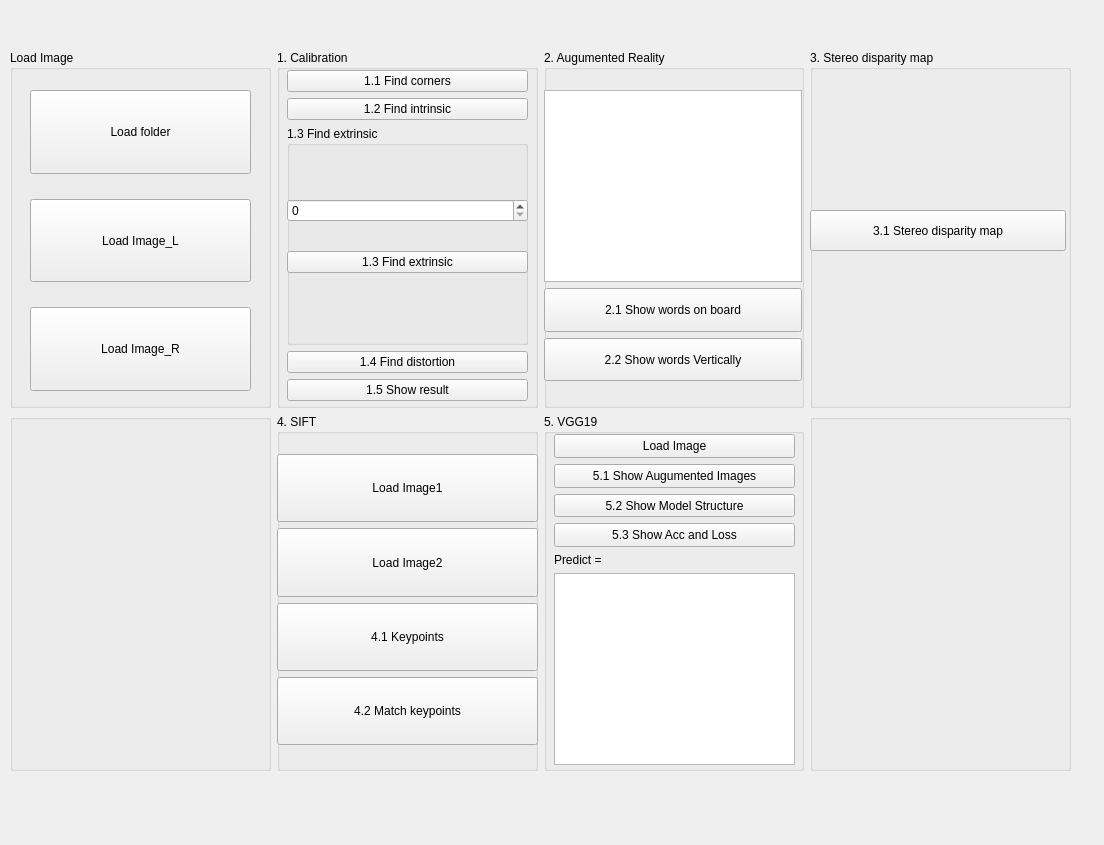
<?xml version="1.0" encoding="UTF-8"?>
<ui version="4.0">
 <class>MainWindow</class>
 <widget class="QMainWindow" name="MainWindow">
  <property name="geometry">
   <rect>
    <x>0</x>
    <y>0</y>
    <width>1104</width>
    <height>845</height>
   </rect>
  </property>
  <property name="windowTitle">
   <string>MainWindow</string>
  </property>
  <widget class="QWidget" name="centralwidget">
   <widget class="QWidget" name="">
    <property name="geometry">
     <rect>
      <x>10</x>
      <y>50</y>
      <width>1061</width>
      <height>721</height>
     </rect>
    </property>
    <layout class="QGridLayout" name="gridLayout_3">
     <item row="0" column="3">
      <widget class="QGroupBox" name="groupBox_7">
       <property name="title">
        <string>3. Stereo disparity map</string>
       </property>
       <widget class="QPushButton" name="Stereo_Disparity_Map_btn">
        <property name="geometry">
         <rect>
          <x>0</x>
          <y>160</y>
          <width>256</width>
          <height>41</height>
         </rect>
        </property>
        <property name="sizePolicy">
         <sizepolicy hsizetype="Minimum" vsizetype="Expanding">
          <horstretch>0</horstretch>
          <verstretch>0</verstretch>
         </sizepolicy>
        </property>
        <property name="text">
         <string>3.1 Stereo disparity map</string>
        </property>
       </widget>
      </widget>
     </item>
     <item row="1" column="1">
      <widget class="QGroupBox" name="groupBox_4">
       <property name="title">
        <string>4. SIFT</string>
       </property>
       <widget class="QWidget" name="">
        <property name="geometry">
         <rect>
          <x>0</x>
          <y>40</y>
          <width>261</width>
          <height>291</height>
         </rect>
        </property>
        <layout class="QVBoxLayout" name="verticalLayout_6">
         <item>
          <widget class="QPushButton" name="load_image1_btn">
           <property name="sizePolicy">
            <sizepolicy hsizetype="Minimum" vsizetype="Expanding">
             <horstretch>0</horstretch>
             <verstretch>0</verstretch>
            </sizepolicy>
           </property>
           <property name="text">
            <string>Load Image1</string>
           </property>
          </widget>
         </item>
         <item>
          <widget class="QPushButton" name="load_image2_btn">
           <property name="sizePolicy">
            <sizepolicy hsizetype="Minimum" vsizetype="Expanding">
             <horstretch>0</horstretch>
             <verstretch>0</verstretch>
            </sizepolicy>
           </property>
           <property name="text">
            <string>Load Image2</string>
           </property>
          </widget>
         </item>
         <item>
          <widget class="QPushButton" name="find_keypoints_btn">
           <property name="sizePolicy">
            <sizepolicy hsizetype="Minimum" vsizetype="Expanding">
             <horstretch>0</horstretch>
             <verstretch>0</verstretch>
            </sizepolicy>
           </property>
           <property name="text">
            <string>4.1 Keypoints</string>
           </property>
          </widget>
         </item>
         <item>
          <widget class="QPushButton" name="match_keypoints_btn">
           <property name="sizePolicy">
            <sizepolicy hsizetype="Minimum" vsizetype="Expanding">
             <horstretch>0</horstretch>
             <verstretch>0</verstretch>
            </sizepolicy>
           </property>
           <property name="text">
            <string>4.2 Match keypoints</string>
           </property>
          </widget>
         </item>
        </layout>
       </widget>
      </widget>
     </item>
     <item row="0" column="2">
      <widget class="QGroupBox" name="groupBox_5">
       <property name="title">
        <string>2. Augumented Reality</string>
       </property>
       <widget class="QWidget" name="">
        <property name="geometry">
         <rect>
          <x>0</x>
          <y>40</y>
          <width>258</width>
          <height>291</height>
         </rect>
        </property>
        <layout class="QVBoxLayout" name="verticalLayout_5">
         <item>
          <widget class="QTextEdit" name="question2_textEdit">
           <property name="sizePolicy">
            <sizepolicy hsizetype="Minimum" vsizetype="Fixed">
             <horstretch>0</horstretch>
             <verstretch>0</verstretch>
            </sizepolicy>
           </property>
          </widget>
         </item>
         <item>
          <widget class="QPushButton" name="show_words_hori_btn">
           <property name="sizePolicy">
            <sizepolicy hsizetype="Minimum" vsizetype="Expanding">
             <horstretch>0</horstretch>
             <verstretch>0</verstretch>
            </sizepolicy>
           </property>
           <property name="text">
            <string>2.1 Show words on board</string>
           </property>
          </widget>
         </item>
         <item>
          <widget class="QPushButton" name="show_words_vert_btn">
           <property name="sizePolicy">
            <sizepolicy hsizetype="Minimum" vsizetype="Expanding">
             <horstretch>0</horstretch>
             <verstretch>0</verstretch>
            </sizepolicy>
           </property>
           <property name="text">
            <string>2.2 Show words Vertically</string>
           </property>
          </widget>
         </item>
        </layout>
       </widget>
      </widget>
     </item>
     <item row="1" column="0">
      <widget class="QGroupBox" name="groupBox_2">
       <property name="title">
        <string/>
       </property>
      </widget>
     </item>
     <item row="0" column="0">
      <widget class="QGroupBox" name="groupBox">
       <property name="title">
        <string>Load Image</string>
       </property>
       <widget class="QWidget" name="">
        <property name="geometry">
         <rect>
          <x>20</x>
          <y>40</y>
          <width>221</width>
          <height>301</height>
         </rect>
        </property>
        <layout class="QVBoxLayout" name="verticalLayout">
         <property name="spacing">
          <number>25</number>
         </property>
         <item>
          <widget class="QPushButton" name="load_folder_btn">
           <property name="sizePolicy">
            <sizepolicy hsizetype="Minimum" vsizetype="Minimum">
             <horstretch>0</horstretch>
             <verstretch>0</verstretch>
            </sizepolicy>
           </property>
           <property name="text">
            <string>Load folder</string>
           </property>
          </widget>
         </item>
         <item>
          <widget class="QPushButton" name="load_imageL_btn">
           <property name="sizePolicy">
            <sizepolicy hsizetype="Minimum" vsizetype="Minimum">
             <horstretch>0</horstretch>
             <verstretch>0</verstretch>
            </sizepolicy>
           </property>
           <property name="text">
            <string>Load Image_L</string>
           </property>
          </widget>
         </item>
         <item>
          <widget class="QPushButton" name="load_imageR_btn">
           <property name="sizePolicy">
            <sizepolicy hsizetype="Minimum" vsizetype="Minimum">
             <horstretch>0</horstretch>
             <verstretch>0</verstretch>
            </sizepolicy>
           </property>
           <property name="text">
            <string>Load Image_R</string>
           </property>
          </widget>
         </item>
        </layout>
       </widget>
      </widget>
     </item>
     <item row="1" column="3">
      <widget class="QGroupBox" name="groupBox_8">
       <property name="title">
        <string/>
       </property>
      </widget>
     </item>
     <item row="0" column="1">
      <widget class="QGroupBox" name="groupBox_3">
       <property name="title">
        <string>1. Calibration</string>
       </property>
       <widget class="QWidget" name="">
        <property name="geometry">
         <rect>
          <x>10</x>
          <y>20</y>
          <width>241</width>
          <height>331</height>
         </rect>
        </property>
        <layout class="QVBoxLayout" name="verticalLayout_3">
         <item>
          <widget class="QPushButton" name="find_corners_btn">
           <property name="sizePolicy">
            <sizepolicy hsizetype="Minimum" vsizetype="Fixed">
             <horstretch>0</horstretch>
             <verstretch>0</verstretch>
            </sizepolicy>
           </property>
           <property name="text">
            <string>1.1 Find corners</string>
           </property>
          </widget>
         </item>
         <item>
          <widget class="QPushButton" name="find_intrinsic_btn">
           <property name="sizePolicy">
            <sizepolicy hsizetype="Minimum" vsizetype="Fixed">
             <horstretch>0</horstretch>
             <verstretch>0</verstretch>
            </sizepolicy>
           </property>
           <property name="text">
            <string>1.2 Find intrinsic</string>
           </property>
          </widget>
         </item>
         <item>
          <widget class="QGroupBox" name="groupBox_9">
           <property name="title">
            <string>1.3 Find extrinsic</string>
           </property>
           <widget class="QWidget" name="">
            <property name="geometry">
             <rect>
              <x>0</x>
              <y>50</y>
              <width>241</width>
              <height>121</height>
             </rect>
            </property>
            <layout class="QVBoxLayout" name="verticalLayout_4">
             <item>
              <widget class="QSpinBox" name="spinBox"/>
             </item>
             <item>
              <widget class="QPushButton" name="find_extrinsic_btn">
               <property name="text">
                <string>1.3 Find extrinsic</string>
               </property>
              </widget>
             </item>
            </layout>
           </widget>
          </widget>
         </item>
         <item>
          <widget class="QPushButton" name="find_distortion_btn">
           <property name="sizePolicy">
            <sizepolicy hsizetype="Minimum" vsizetype="Fixed">
             <horstretch>0</horstretch>
             <verstretch>0</verstretch>
            </sizepolicy>
           </property>
           <property name="text">
            <string>1.4 Find distortion</string>
           </property>
          </widget>
         </item>
         <item>
          <widget class="QPushButton" name="show_q1result_btn">
           <property name="text">
            <string>1.5 Show result</string>
           </property>
          </widget>
         </item>
        </layout>
       </widget>
      </widget>
     </item>
     <item row="1" column="2">
      <widget class="QGroupBox" name="groupBox_6">
       <property name="title">
        <string>5. VGG19</string>
       </property>
       <widget class="QWidget" name="">
        <property name="geometry">
         <rect>
          <x>10</x>
          <y>20</y>
          <width>241</width>
          <height>331</height>
         </rect>
        </property>
        <layout class="QVBoxLayout" name="verticalLayout_7">
         <item>
          <widget class="QPushButton" name="pushButton_19">
           <property name="sizePolicy">
            <sizepolicy hsizetype="Minimum" vsizetype="Expanding">
             <horstretch>0</horstretch>
             <verstretch>0</verstretch>
            </sizepolicy>
           </property>
           <property name="text">
            <string>Load Image</string>
           </property>
          </widget>
         </item>
         <item>
          <widget class="QPushButton" name="pushButton_20">
           <property name="sizePolicy">
            <sizepolicy hsizetype="Minimum" vsizetype="Expanding">
             <horstretch>0</horstretch>
             <verstretch>0</verstretch>
            </sizepolicy>
           </property>
           <property name="text">
            <string>5.1 Show Augumented Images</string>
           </property>
          </widget>
         </item>
         <item>
          <widget class="QPushButton" name="pushButton_21">
           <property name="sizePolicy">
            <sizepolicy hsizetype="Minimum" vsizetype="Expanding">
             <horstretch>0</horstretch>
             <verstretch>0</verstretch>
            </sizepolicy>
           </property>
           <property name="text">
            <string>5.2 Show Model Structure</string>
           </property>
          </widget>
         </item>
         <item>
          <widget class="QPushButton" name="pushButton_22">
           <property name="sizePolicy">
            <sizepolicy hsizetype="Minimum" vsizetype="Expanding">
             <horstretch>0</horstretch>
             <verstretch>0</verstretch>
            </sizepolicy>
           </property>
           <property name="text">
            <string>5.3 Show Acc and Loss</string>
           </property>
          </widget>
         </item>
         <item>
          <widget class="QLabel" name="label">
           <property name="text">
            <string>Predict =</string>
           </property>
          </widget>
         </item>
         <item>
          <widget class="QGraphicsView" name="graphicsView"/>
         </item>
        </layout>
       </widget>
      </widget>
     </item>
    </layout>
   </widget>
  </widget>
 </widget>
 <resources/>
 <connections/>
</ui>
